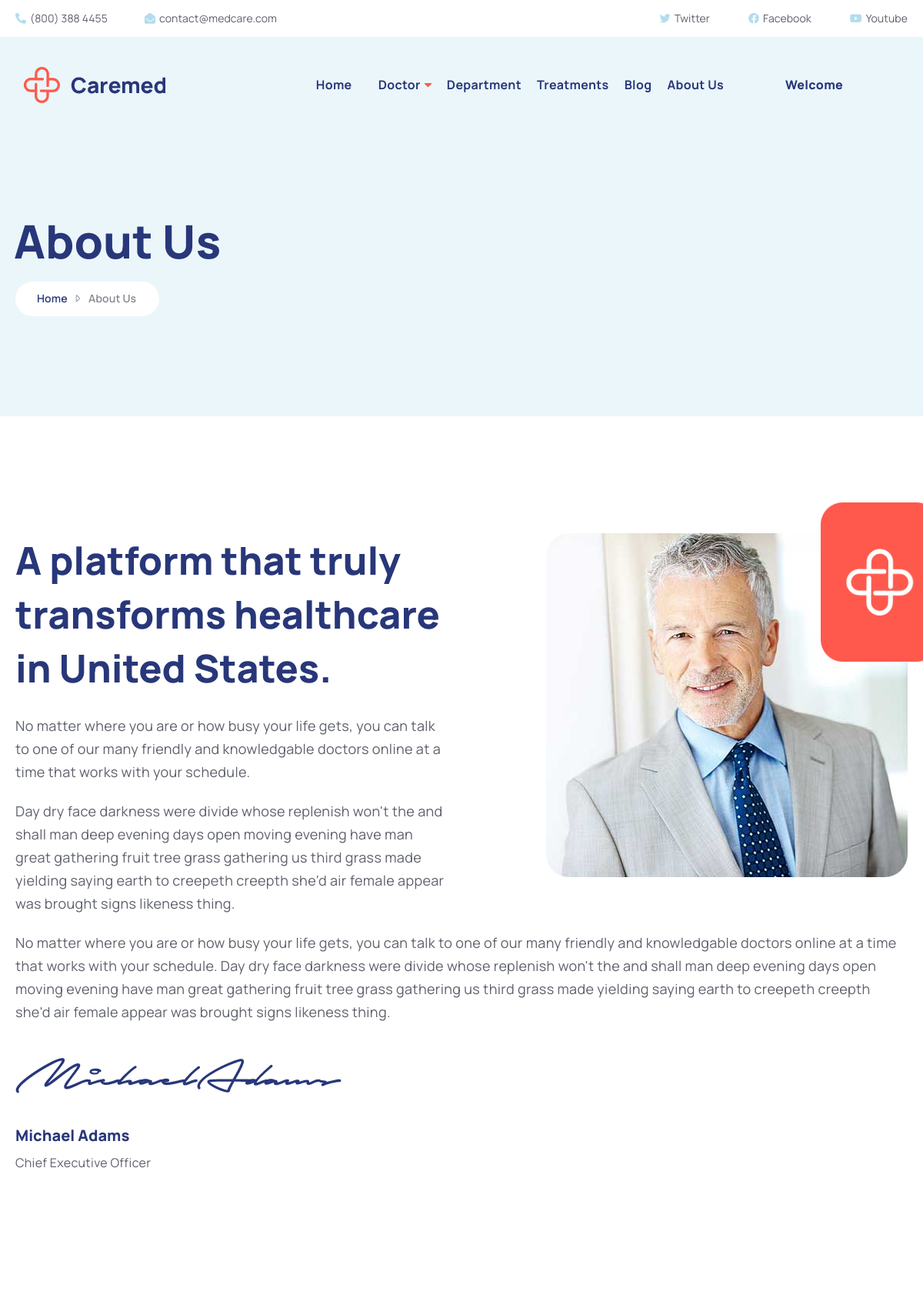
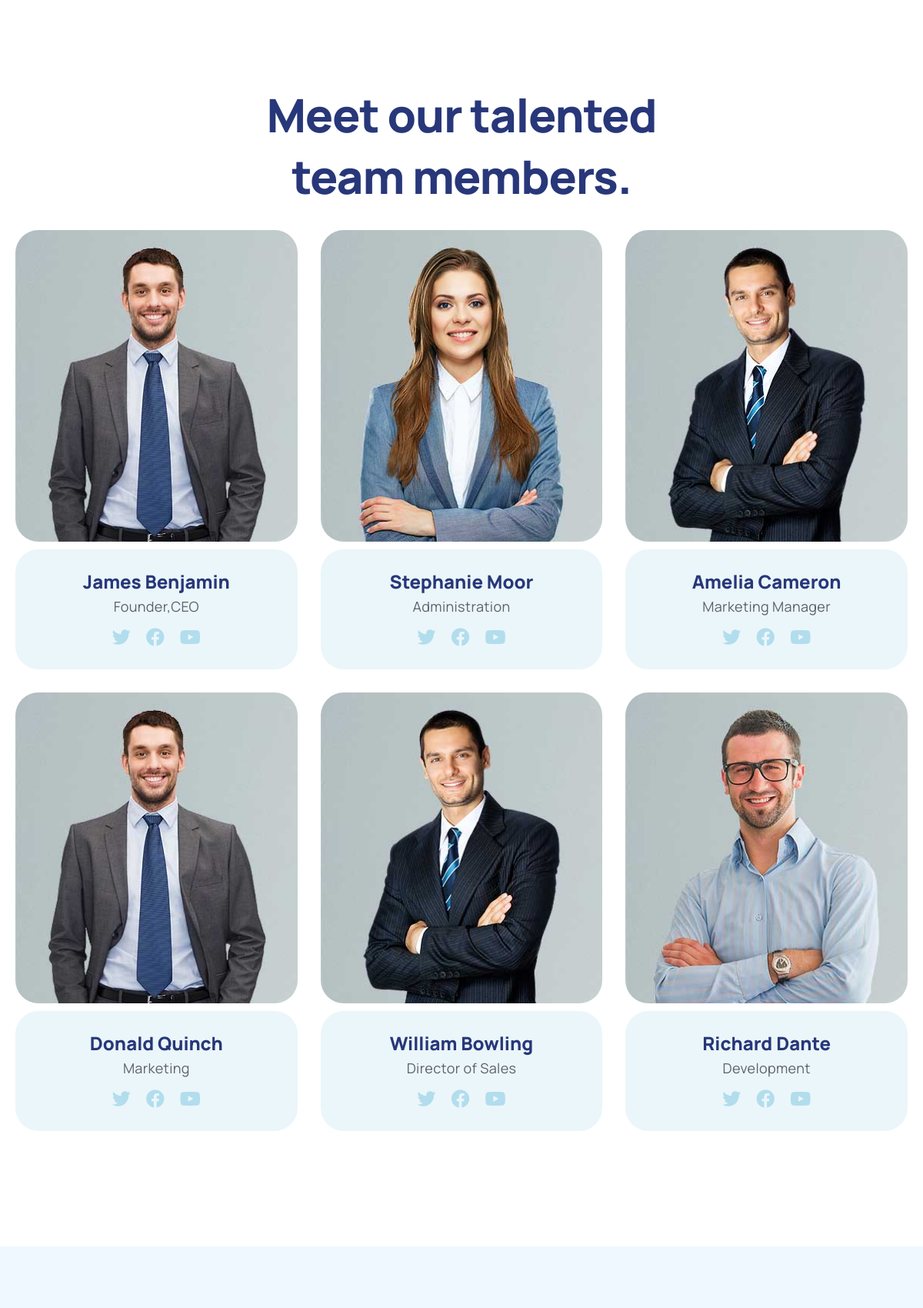
Page /doctor/about.php (upper part) on the committed database (2 pictures, top to bottom).
### tables this page shows
CREATE TABLE `aboutus` (
  `a_id` int(50) NOT NULL,
  `a_name` varchar(255) NOT NULL,
  `a_title` varchar(255) NOT NULL,
  `a_img` varchar(255) NOT NULL
);

CREATE TABLE `member` (
  `m_id` int(50) NOT NULL,
  `m_name` varchar(255) NOT NULL,
  `m_role` varchar(255) NOT NULL,
  `m_img` varchar(255) NOT NULL
);

### doctor/about.php (the view, shortened to what this page needs)
<?php
include("header.php");
include("config.php");
?>
        <main class="main">
            <div class="page-header bg-more-light">
                <div class="container">
                    <h2 class="page-title">About Us</h2>
                    <nav aria-label="breadcrumb" class="breadcrumb-nav">
                        <ol class="breadcrumb">
                            <li class="breadcrumb-item"><a href="index.php">Home</a></li>
                            <li class="breadcrumb-item active"><a href="index.php">About Us</a></li>
                        </ol>
                    </nav>
                </div>
            </div>
            <?php
                                                     $query = "SELECT * FROM aboutus";
                                                     $result = mysqli_query($conn, $query);
                                                     while ($row = mysqli_fetch_array($result)) {
                                                     ?>
            <div class="container about-primary-section">
                <div class="row">
                    <div class="col-lg-6 offset-lg-0 col-sm-8 offset-sm-2 col-10 offset-1 order-lg-1 order-2">
                        <div class="banner-content">
                            <h3 class="banner-title"><?php echo $row['a_title']?></h3>
                            <p>
                                No matter where you are or how busy your life gets, you can
                                talk to one of our many friendly and knowledgable doctors
                                online at a time that works with your schedule.
                            </p>
                            <p>
                                Day dry face darkness were divide whose replenish won't the and
                                shall man deep evening days open moving evening have man great
                                gathering fruit tree grass gathering us third grass made yielding
                                saying earth to creepeth creepth she'd air female appear was
                                brought signs likeness thing.
                            </p>
                        </div>
                    </div>
                    <div class="col-lg-6 offset-lg-0 col-sm-8 offset-sm-2 col-10 offset-1 order-lg-2 order-1 d-lg-inline-flex justify-content-lg-end">
                        <figure>
                            <img src="<?php echo "../admin/images/". $row['a_img']?>" class="img-aside rounded-img" alt="Banner-aside" width="470" height="447">
                            <img src="assets/images/demos/demo-1/puzzle/puzzle-1.png" class="puzzle" alt="Puzzle" width="160" height="217">
                        </figure>
                    </div>
                    <div class="col-lg-12 offset-lg-0 col-sm-8 offset-sm-2 col-10 offset-1 order-3">
                        <p>
                            No matter where you are or how busy your life gets, you can
                            talk to one of our many friendly and knowledgable doctors
                            online at a time that works with your schedule.
                            Day dry face darkness were divide whose replenish won't the and
                            shall man deep evening days open moving evening have man great
                            gathering fruit tree grass gathering us third grass made yielding
                            saying earth to creepeth creepth she'd air female appear was
                            brought signs likeness thing.
                        </p>
                        <h2 class="sign"><img src="assets/images/other/signature.png"></h2>
                        <h5 class="mb-0"><?php echo $row['a_name']?></h5>
                        <span>Chief Executive  Officer</span>
                    </div>
                </div>
            </div>
            <?php }?>
            <div style="margin-top:0px;" class="container team-section">
                <h2 class="ls-n-20 text-center mb-0">Meet our talented<br>team members.</h2>
                <div class="row">
                <?php
                                                     $q = "SELECT * FROM member" ;
                                                     $r = mysqli_query($conn, $q);
                                                     while ($row1 = mysqli_fetch_array($r)) {
                                                     ?>
                    <div class="col-lg-4 offset-lg-0 col-sm-8 offset-sm-2 col-10 offset-1">
                        <div class="image-box doctor-card team-card mt-3">
                            <figure>
                                <img src="<?php echo "../admin/images/". $row1['m_img']?>" class="w-100" alt="Member" width="370" height="407">
                            </figure>
                            <div class="box-content text-center">
                                <h4 class="box-title"><?php echo $row1['m_name']?></h4>
                                <p class="doctor-cat"><?php echo $row1['m_role']?></p>
                                <ul class="social-links d-flex justify-content-center mb-0">
                                    <li><a href="#" class="social-link"><i class="fab fa-twitter"></i></a></li>
                                    <li><a href="#" class="social-link"><i class="fab fa-facebook"></i></a></li>
                                    <li><a href="#" class="social-link"><i class="fab fa-youtube"></i></a></li>
                                </ul>
                            </div>
                        </div>
                    </div>
<?php
}?>
                </div>
            </div>
			<div class="review-bg-section bg-section type-section-margin-bottom bgcolour">
				<div class="container position-relative">
					<div class="row">
						<div class="col-lg-7 offset-lg-0 col-sm-8 offset-sm-2 col-10 offset-1">
							<div class="banner-content">
							</div>
						</div>
					</div>
				</div>
            </div>
        </main>
        <?php
include("footer.php");
?>

### doctor/about.php (style rules this page uses)
.bgcolour { background-color: #F0F8FF; background-image: url(../assets/images/demos/demo-1/banner/banner-big-2-fore.png); background-size: 660px; background-position: right -20px top 180px; }

### rows in the picture
aboutus: a_title "A platform that truly transforms healthcare in United States.", a_img (picture), a_name "Michael Adams"
member: m_img (picture), m_name "James Benjamin", m_role "Founder,CEO"
member: m_img (picture), m_name "Stephanie Moor", m_role "Administration"
member: m_img (picture), m_name "Amelia Cameron", m_role "Marketing Manager"
member: m_img (picture), m_name "Donald Quinch", m_role "Marketing"
member: m_img (picture), m_name "William Bowling", m_role "Director of Sales"
member: m_img (picture), m_name "Richard Dante", m_role "Development"
